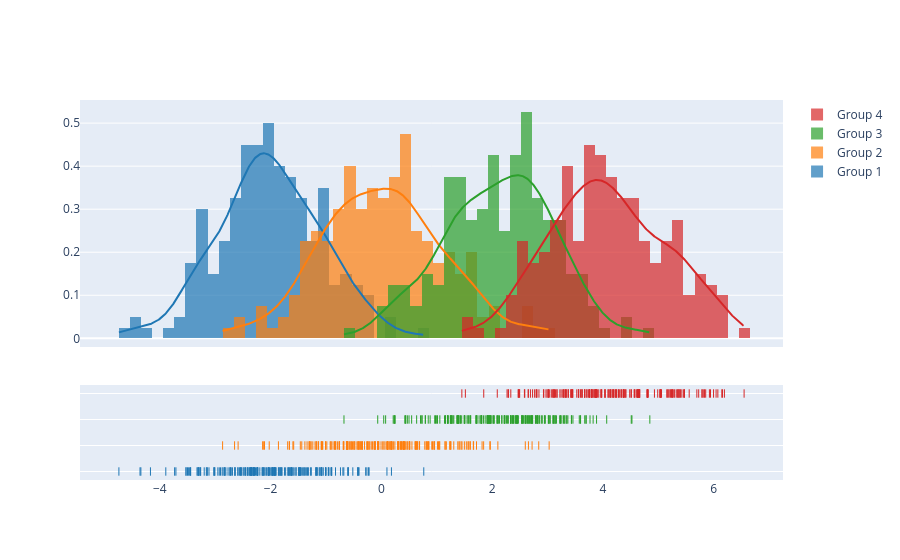

This figure's notebook cell:
### Code cell
import plotly.figure_factory as ff

# Add histogram data
x1 = np.random.randn(200) - 2
x2 = np.random.randn(200)
x3 = np.random.randn(200) + 2
x4 = np.random.randn(200) + 4

# Group data together
hist_data = [x1, x2, x3, x4]

group_labels = ['Group 1', 'Group 2', 'Group 3', 'Group 4']

# Create distplot with custom bin_size
fig = ff.create_distplot(hist_data, group_labels, bin_size=.2)
fig.show()

### Figure 1 — Plotly figure (JSON) as saved in the notebook; plotly's stock layout.template omitted (floating-point values rounded to 4 significant figures; data arrays with more than 128 entries replaced by an {"elided": "..."} marker saying what was removed)
{"data": [{"autobinx": false, "histnorm": "probability density", "legendgroup": "Group 1", "marker": {"color": "rgb(31, 119, 180)"}, "name": "Group 1", "opacity": 0.7, "type": "histogram", "x": {"elided": "200 float values"}, "xaxis": "x", "xbins": {"end": 0.766, "size": 0.2, "start": -4.738}, "yaxis": "y"}, {"autobinx": false, "histnorm": "probability density", "legendgroup": "Group 2", "marker": {"color": "rgb(255, 127, 14)"}, "name": "Group 2", "opacity": 0.7, "type": "histogram", "x": {"elided": "200 float values"}, "xaxis": "x", "xbins": {"end": 3.029, "size": 0.2, "start": -2.866}, "yaxis": "y"}, {"autobinx": false, "histnorm": "probability density", "legendgroup": "Group 3", "marker": {"color": "rgb(44, 160, 44)"}, "name": "Group 3", "opacity": 0.7, "type": "histogram", "x": {"elided": "200 float values"}, "xaxis": "x", "xbins": {"end": 4.847, "size": 0.2, "start": -0.6745}, "yaxis": "y"}, {"autobinx": false, "histnorm": "probability density", "legendgroup": "Group 4", "marker": {"color": "rgb(214, 39, 40)"}, "name": "Group 4", "opacity": 0.7, "type": "histogram", "x": {"elided": "200 float values"}, "xaxis": "x", "xbins": {"end": 6.549, "size": 0.2, "start": 1.453}, "yaxis": "y"}, {"legendgroup": "Group 1", "marker": {"color": "rgb(31, 119, 180)"}, "mode": "lines", "name": "Group 1", "showlegend": false, "type": "scatter", "x": {"elided": "500 float values"}, "xaxis": "x", "y": {"elided": "500 float values"}, "yaxis": "y"}, {"legendgroup": "Group 2", "marker": {"color": "rgb(255, 127, 14)"}, "mode": "lines", "name": "Group 2", "showlegend": false, "type": "scatter", "x": {"elided": "500 float values"}, "xaxis": "x", "y": {"elided": "500 float values"}, "yaxis": "y"}, {"legendgroup": "Group 3", "marker": {"color": "rgb(44, 160, 44)"}, "mode": "lines", "name": "Group 3", "showlegend": false, "type": "scatter", "x": {"elided": "500 float values"}, "xaxis": "x", "y": {"elided": "500 float values"}, "yaxis": "y"}, {"legendgroup": "Group 4", "marker": {"color": "rgb(214, 39, 40)"}, "mode": "lines", "name": "Group 4", "showlegend": false, "type": "scatter", "x": {"elided": "500 float values"}, "xaxis": "x", "y": {"elided": "500 float values"}, "yaxis": "y"}, {"legendgroup": "Group 1", "marker": {"color": "rgb(31, 119, 180)", "symbol": "line-ns-open"}, "mode": "markers", "name": "Group 1", "showlegend": false, "type": "scatter", "x": {"elided": "200 float values"}, "xaxis": "x", "y": {"elided": "200 str values"}, "yaxis": "y2"}, {"legendgroup": "Group 2", "marker": {"color": "rgb(255, 127, 14)", "symbol": "line-ns-open"}, "mode": "markers", "name": "Group 2", "showlegend": false, "type": "scatter", "x": {"elided": "200 float values"}, "xaxis": "x", "y": {"elided": "200 str values"}, "yaxis": "y2"}, {"legendgroup": "Group 3", "marker": {"color": "rgb(44, 160, 44)", "symbol": "line-ns-open"}, "mode": "markers", "name": "Group 3", "showlegend": false, "type": "scatter", "x": {"elided": "200 float values"}, "xaxis": "x", "y": {"elided": "200 str values"}, "yaxis": "y2"}, {"legendgroup": "Group 4", "marker": {"color": "rgb(214, 39, 40)", "symbol": "line-ns-open"}, "mode": "markers", "name": "Group 4", "showlegend": false, "type": "scatter", "x": {"elided": "200 float values"}, "xaxis": "x", "y": {"elided": "200 str values"}, "yaxis": "y2"}], "layout": {"barmode": "overlay", "hovermode": "closest", "legend": {"traceorder": "reversed"}, "xaxis": {"anchor": "y2", "domain": [0.0, 1.0], "zeroline": false}, "yaxis": {"anchor": "free", "domain": [0.35, 1], "position": 0.0}, "yaxis2": {"anchor": "x", "domain": [0, 0.25], "dtick": 1, "showticklabels": false}}}
